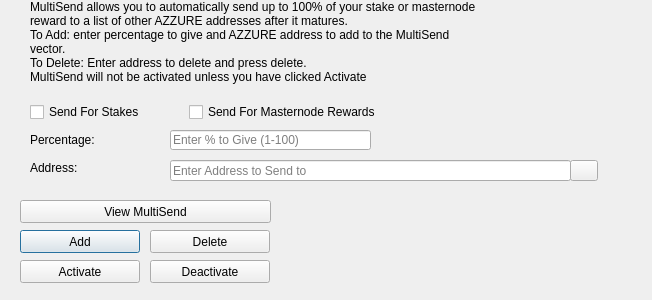
<?xml version="1.0" encoding="UTF-8"?>
<ui version="4.0">
 <class>MultiSendDialog</class>
 <widget class="QDialog" name="MultiSendDialog">
  <property name="windowModality">
   <enum>Qt::NonModal</enum>
  </property>
  <property name="geometry">
   <rect>
    <x>0</x>
    <y>0</y>
    <width>652</width>
    <height>300</height>
   </rect>
  </property>
  <property name="windowTitle">
   <string>MultiSend</string>
  </property>
  <widget class="QLineEdit" name="multiSendPercentEdit">
   <property name="geometry">
    <rect>
     <x>170</x>
     <y>130</y>
     <width>201</width>
     <height>20</height>
    </rect>
   </property>
   <property name="toolTip">
    <string>Enter whole numbers 1 - 100</string>
   </property>
   <property name="placeholderText">
    <string>Enter % to Give (1-100)</string>
   </property>
  </widget>
  <widget class="QLineEdit" name="multiSendAddressEdit">
   <property name="geometry">
    <rect>
     <x>170</x>
     <y>160</y>
     <width>401</width>
     <height>21</height>
    </rect>
   </property>
   <property name="toolTip">
    <string/>
   </property>
   <property name="placeholderText">
    <string>Enter Address to Send to</string>
   </property>
  </widget>
  <widget class="QLabel" name="label_2">
   <property name="geometry">
    <rect>
     <x>30</x>
     <y>0</y>
     <width>451</width>
     <height>121</height>
    </rect>
   </property>
   <property name="lineWidth">
    <number>1</number>
   </property>
   <property name="text">
    <string>MultiSend allows you to automatically send up to 100% of your stake or masternode reward to a list of other AZZURE addresses after it matures.
To Add: enter percentage to give and AZZURE address to add to the MultiSend vector.
To Delete: Enter address to delete and press delete.
MultiSend will not be activated unless you have clicked Activate</string>
   </property>
   <property name="alignment">
    <set>Qt::AlignLeading|Qt::AlignLeft|Qt::AlignTop</set>
   </property>
   <property name="wordWrap">
    <bool>true</bool>
   </property>
  </widget>
  <widget class="QLabel" name="message">
   <property name="geometry">
    <rect>
     <x>290</x>
     <y>200</y>
     <width>351</width>
     <height>91</height>
    </rect>
   </property>
   <property name="text">
    <string/>
   </property>
  </widget>
  <widget class="QPushButton" name="addButton">
   <property name="geometry">
    <rect>
     <x>20</x>
     <y>230</y>
     <width>120</width>
     <height>23</height>
    </rect>
   </property>
   <property name="toolTip">
    <string/>
   </property>
   <property name="statusTip">
    <string>Add to MultiSend Vector</string>
   </property>
   <property name="text">
    <string>Add</string>
   </property>
  </widget>
  <widget class="QPushButton" name="disableButton">
   <property name="geometry">
    <rect>
     <x>150</x>
     <y>260</y>
     <width>120</width>
     <height>23</height>
    </rect>
   </property>
   <property name="statusTip">
    <string>Deactivate MultiSend</string>
   </property>
   <property name="text">
    <string>Deactivate</string>
   </property>
  </widget>
  <widget class="QPushButton" name="addressBookButton">
   <property name="geometry">
    <rect>
     <x>570</x>
     <y>160</y>
     <width>28</width>
     <height>21</height>
    </rect>
   </property>
   <property name="toolTip">
    <string>Choose an address from the address book</string>
   </property>
   <property name="text">
    <string/>
   </property>
   <property name="icon">
    <iconset resource="../azzure.qrc">
     <normaloff>:/icons/address-book</normaloff>:/icons/address-book</iconset>
   </property>
   <property name="shortcut">
    <string>Alt+A</string>
   </property>
   <property name="autoDefault">
    <bool>false</bool>
   </property>
  </widget>
  <widget class="QLabel" name="label">
   <property name="geometry">
    <rect>
     <x>30</x>
     <y>130</y>
     <width>121</width>
     <height>20</height>
    </rect>
   </property>
   <property name="toolTip">
    <string>Percentage of stake to send</string>
   </property>
   <property name="text">
    <string>Percentage:</string>
   </property>
  </widget>
  <widget class="QLabel" name="label_5">
   <property name="geometry">
    <rect>
     <x>30</x>
     <y>160</y>
     <width>111</width>
     <height>16</height>
    </rect>
   </property>
   <property name="toolTip">
    <string>Address to send portion of stake to</string>
   </property>
   <property name="text">
    <string>Address:</string>
   </property>
  </widget>
  <widget class="QPushButton" name="deleteButton">
   <property name="geometry">
    <rect>
     <x>150</x>
     <y>230</y>
     <width>120</width>
     <height>23</height>
    </rect>
   </property>
   <property name="toolTip">
    <string/>
   </property>
   <property name="statusTip">
    <string>Delete Address From MultiSend Vector</string>
   </property>
   <property name="text">
    <string>Delete</string>
   </property>
  </widget>
  <widget class="QPushButton" name="activateButton">
   <property name="geometry">
    <rect>
     <x>20</x>
     <y>260</y>
     <width>120</width>
     <height>23</height>
    </rect>
   </property>
   <property name="statusTip">
    <string>Activate MultiSend</string>
   </property>
   <property name="text">
    <string>Activate</string>
   </property>
  </widget>
  <widget class="QPushButton" name="viewButton">
   <property name="geometry">
    <rect>
     <x>20</x>
     <y>200</y>
     <width>251</width>
     <height>23</height>
    </rect>
   </property>
   <property name="toolTip">
    <string/>
   </property>
   <property name="statusTip">
    <string>View MultiSend Vector</string>
   </property>
   <property name="text">
    <string>View MultiSend</string>
   </property>
  </widget>
  <widget class="QWidget" name="horizontalLayoutWidget">
   <property name="geometry">
    <rect>
     <x>30</x>
     <y>100</y>
     <width>351</width>
     <height>24</height>
    </rect>
   </property>
   <layout class="QHBoxLayout" name="horizontalLayout">
    <item>
     <widget class="QCheckBox" name="multiSendStakeCheckBox">
      <property name="text">
       <string>Send For Stakes</string>
      </property>
     </widget>
    </item>
    <item>
     <widget class="QCheckBox" name="multiSendMasternodeCheckBox">
      <property name="text">
       <string>Send For Masternode Rewards</string>
      </property>
     </widget>
    </item>
   </layout>
  </widget>
 </widget>
 <resources>
  <include location="../azzure.qrc"/>
 </resources>
 <connections/>
</ui>
